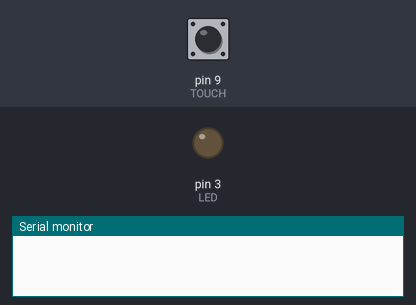
The sketch below on a simulated Arduino Uno, built with avr-gcc and run on an emulated ATmega328P. Parts: output pins drawn as LEDs (lit = HIGH), the last lines printed to the serial monitor. Inputs (shaded band) come from the test bench; at power-on: pin 9 (TOUCH) LOW.

Above: at 1.2 s.
1.3 s: pin 9 (TOUCH) pulled HIGH for 0.15 s
At 1.37 s:
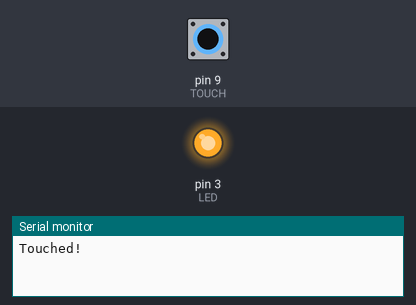
2.9 s: pin 9 (TOUCH) pulled HIGH for 3.2 s
At 7.4 s:
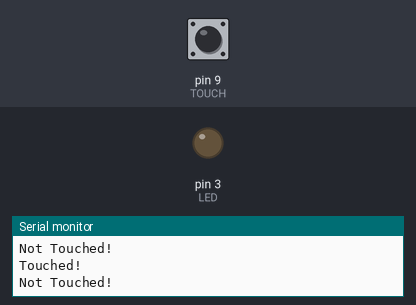
Timing chart, 0 to 8.9 s (numbered marks = the images above; inputs shaded):
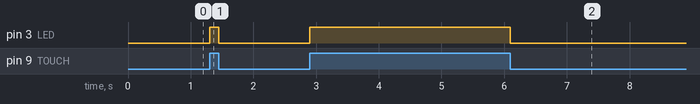

Measured:
- after the input at 1.3 s, pin 3 (LED): LOW → HIGH at once, → LOW 0.15 s later
- after the input at 2.9 s, pin 3 (LED): LOW → HIGH at once, → LOW 3.2 s later

The sketch:

HW2.ino
```cpp
#define TOUCH 9
#define LED 3
#define BAUDRATE 9600

uint8_t prevTouch = 0;
uint8_t currTouch = 0;

void setup() {
  // put your setup code here, to run once:
  Serial.begin(BAUDRATE);
  pinMode(TOUCH, INPUT);
  pinMode(LED, OUTPUT);
}

void loop() {
  // put your main code here, to run repeatedly:
  currTouch = digitalRead(TOUCH);
  if( (prevTouch == HIGH) && (currTouch == LOW)){
    digitalWrite(LED,LOW);
    Serial.println("Not Touched!");
  }
  else if((prevTouch == LOW) && (currTouch == HIGH)){
    digitalWrite(LED,HIGH);
    Serial.println("Touched!");
  }
  prevTouch = currTouch;
}
```
